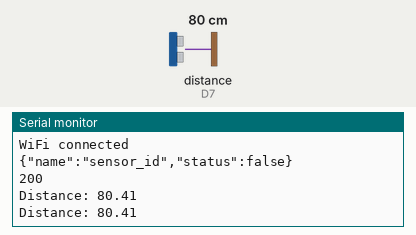
Bench run of a sketch on a simulated ESP8266 (NodeMCU). Parts: the last lines printed to the serial monitor. Wiring (inferred from the names in the program): ultrasonic range finder: trigger D6; echo D7. Inputs (shaded band) come from the test bench; at power-on: distance to the obstacle (sensor on D7) 80 cm. The echo pulse lasts 58.3 µs per cm; WiFi joins after 1.5 s; servers stay silent unless stated; uploads are accepted with an empty reply; EEPROM starts erased.

Above: at 2.9 s.
3.0 s: distance to the obstacle (sensor on D7) set to 2 cm
At 4.7 s:
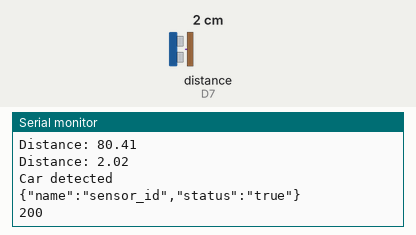
5.2 s: distance to the obstacle (sensor on D7) set to 35 cm
At 6.07 s:
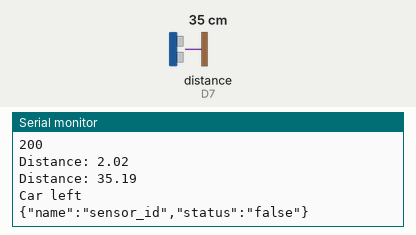
Timing chart, 0 to 8.2 s (numbered marks = the images above; inputs shaded):
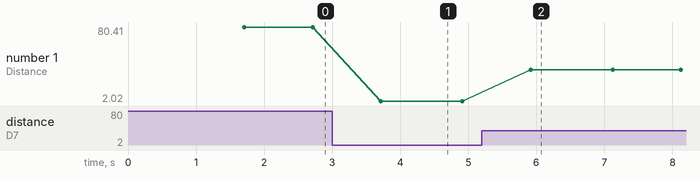

Measured:
- after the input at 3.0 s, the serial monitor: prints a new line after 0.71 s (image 1)
- after the input at 5.2 s, the serial monitor: prints a new line after 0.72 s (image 2)
- plotted number 1: 80.41 → 2.02 after the input at 3.0 s, 2.02 → 35.19 after the input at 5.2 s

The sketch:

esp_border_node.ino
```cpp
#include <RH_NRF24.h>
#include <EEPROM.h>
#include <ESP8266WiFi.h>
#include <ArduinoJson.h>
#include <ESP8266HTTPClient.h>
#include <stdio.h>
#include <stdlib.h>
#include <string.h>
#define DEBUG
#define echoPin D7 // Echo Pin
#define trigPin D6 // Trigger Pin
const String sensorId = "sensor_id";

float duration, distance;
bool spotFlag = false;


const char* ssid = "your_id";
const char* password = "your_pass";


WiFiClient client;
int gatewayID = EEPROM.read(0);

//The json object for the nodes values
const size_t CAPACITY = JSON_ARRAY_SIZE(200);
StaticJsonDocument<CAPACITY> doc;


void initSensor()
{
    HTTPClient http;    //Declare object of class HTTPClient
    JsonObject object = doc.to<JsonObject>();
    String JsonMessage;

    //Initialize the json doc with the following values
    object["name"] = sensorId;
    object["status"] = false;
    serializeJson(object,JsonMessage);


    serializeJson(object, Serial);
    Serial.println();


    http.begin(client,"http://{SERVER_ADDRESS}:3000/api/v1/spots");      //Specify request destination
    http.addHeader("Content-Type", "application/json");  //Specify content-type header

    int httpCode = http.POST(JsonMessage);   //Send the request
    String payload = http.getString();       //Get the response payload

    Serial.println(httpCode);   //Print HTTP return code
    Serial.println(payload);    //Print request response payload

    http.end();  //Close connection
}


void sendToServer(String status)
{
    HTTPClient http;    //Declare object of class HTTPClient
    JsonObject object = doc.to<JsonObject>();
    String JsonMessage;


    object["name"] = sensorId;


    object["status"] = status;


    serializeJson(object, Serial);
    serializeJson(object,JsonMessage);
    Serial.println();

    http.begin(client,"http://{SERVER_ADDRESS}:3000/api/v1/spots/A4");      //Specify request destination
    http.addHeader("Content-Type", "application/json");  //Specify content-type header

    int httpCode = http.PATCH(JsonMessage);   //Send the request
    String payload = http.getString();        //Get the response payload

    Serial.println(httpCode);   //Print HTTP return code
    Serial.println(payload);    //Print request response payload

    http.end();  //Close connection
}


void setup()
{
  Serial.begin(115200); // Serial bit-rate

  Serial.print("Receiver Started, ID: ");
  Serial.print("Connecting to ");
  Serial.println(ssid);
  Serial.print(gatewayID);
  Serial.println();

 // Input-Output Ultrasonic Sensor pins
  pinMode(trigPin, OUTPUT);
  pinMode(echoPin, INPUT);

  WiFi.begin(ssid, password);
  while (WiFi.status() != WL_CONNECTED)
  {
    delay(500);
    Serial.print(".");
  }
  Serial.println("");
  Serial.println("WiFi connected");

  initSensor();


}

void loop()
{
 // Ultrasonic sensor PWM pulse
  digitalWrite(trigPin, LOW);
  delayMicroseconds(2);
  digitalWrite(trigPin, HIGH);
  delayMicroseconds(10);
  digitalWrite(trigPin, LOW);
  duration = pulseIn(echoPin, HIGH);
  distance = duration/29/2;

  Serial.print("Distance: ");
  Serial.println(distance);

  if(distance < 30 && spotFlag == false)
  {
    Serial.println("Car detected");
    spotFlag = true;
    sendToServer("true");
  }
  else if(distance > 30 && spotFlag == true)
  {
    Serial.println("Car left");
    spotFlag = false;
    sendToServer("false");
  }
  delay(1000);


}
```
